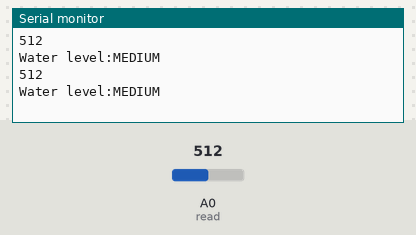
Simulated run of this sketch. Board: Arduino Uno, built with avr-gcc and run on an emulated ATmega328P. Parts: the last lines printed to the serial monitor. The inputs (shaded band) are chosen by the test bench; at power-on: A0 (read) = 512.

Above: at 2.8 s.
2.9 s: A0 (read) set to 459
At 5.2 s:
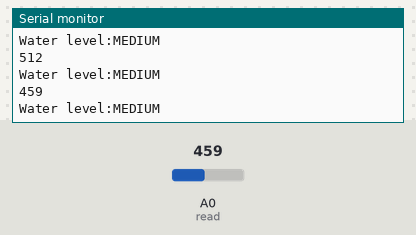
5.6 s: A0 (read) set to 438
At 7.0 s:
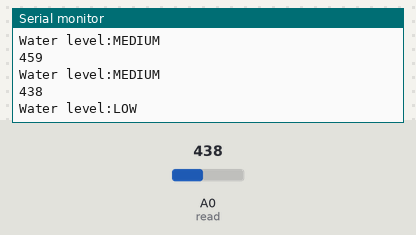
9.5 s: A0 (read) set to 359
At 11.2 s:
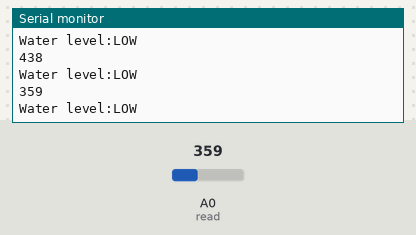
12.2 s: A0 (read) set to 332
At 15.5 s:
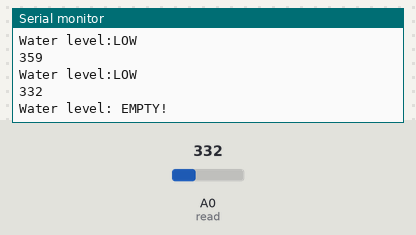
Timing chart, 0 to 17.0 s (numbered marks = the images above; inputs shaded):
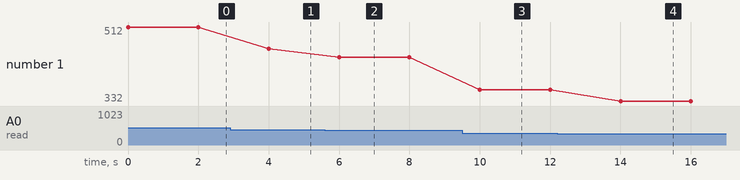

Measured:
- the behaviour switches between 451 and 450 on A0 (read) (found by bisection; images 1 and 2)
- the behaviour switches between 341 and 340 on A0 (read) (found by bisection; images 3 and 4)
- after the input at 2.9 s, the serial monitor: prints a new line after 1.1 s (image 1)
- after the input at 5.6 s, the serial monitor: prints a new line after 0.40 s (image 2)
- after the input at 9.5 s, the serial monitor: prints a new line after 0.50 s (image 3)
- after the input at 12.2 s, the serial monitor: prints a new line after 1.8 s (image 4)
- plotted number 1: 512 → 459 after the input at 2.9 s, 459 → 438 after the input at 5.6 s, 438 → 359 after the input at 9.5 s, 359 → 332 after the input at 12.2 s

The sketch:

waterlevel.ino
```cpp
/* Arduino Tutorial - Watel Level Sensor 40mm
   More info: */

const int read = A0; //Sensor AO pin to Arduino pin A0
int value;          //Variable to store the incomming data

void setup()
{
  //Begin serial communication
  Serial.begin(9600);

}

void loop()
{
  value = analogRead(read); //Read data from analog pin and store it to value variable
  Serial.println(value);
  if (value<=340)
  {
    Serial.println("Water level: EMPTY!");
  }
  else if (value>340 && value<=450)
  {
    Serial.println("Water level:LOW");
  }
  else if (value>450 && value<=600)
  {
    Serial.println("Water level:MEDIUM");
  }
  else if(value>600)
  {
    Serial.println("Water level:HIGH");
  }
  delay(2000);
}
```
